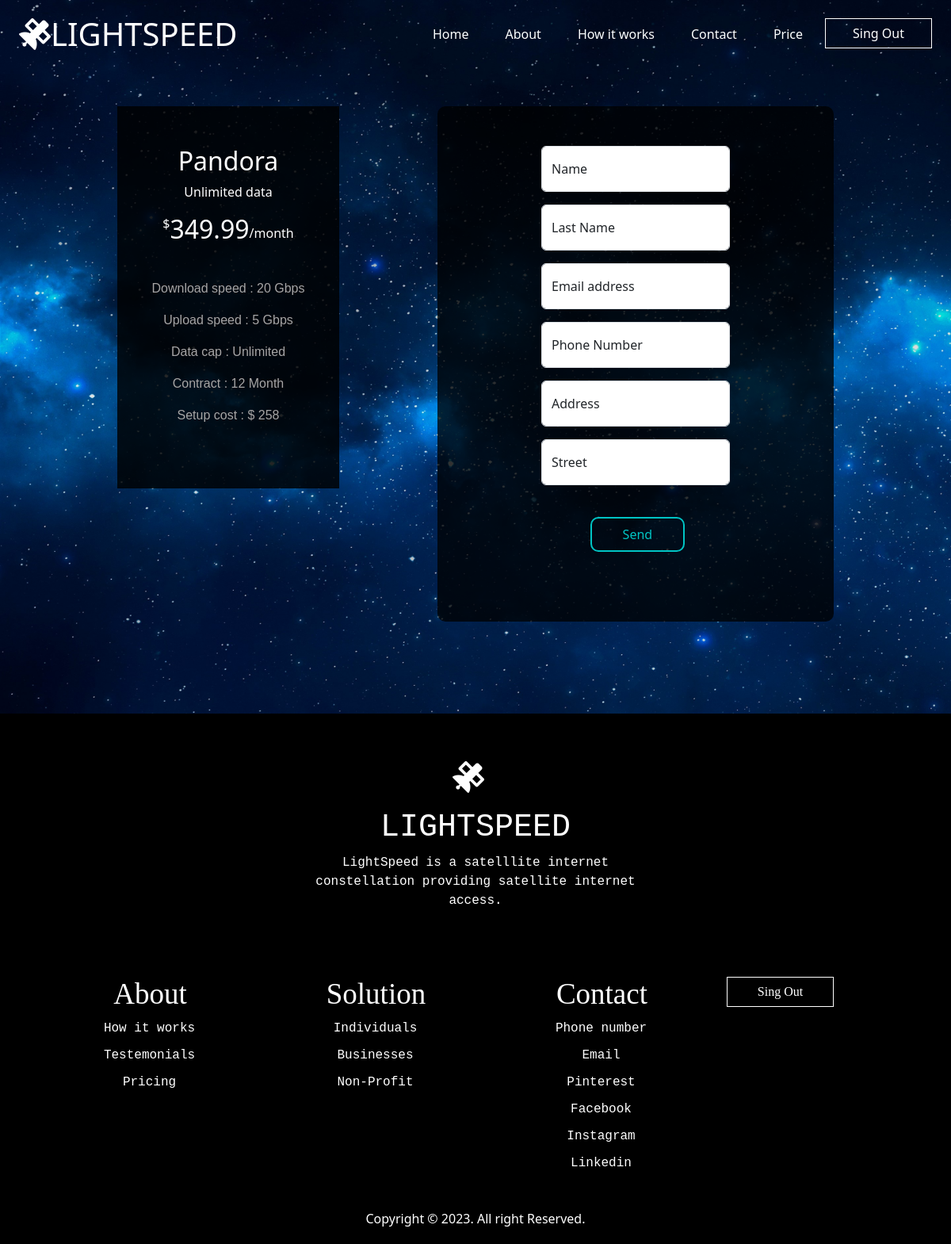
Screenshot of /product_business/Pandora/ (signed in) with the database file from the repository.
### internetApp/models.py (models this page shows, shortened)
class PriceBusiness(models.Model):
    internet1_id = models.AutoField(primary_key=True)
    internet1_title = models.CharField(max_length=60, null=True, blank=True)
    internet1_model = models.CharField(max_length=60, null=True, blank=True)
    internet1_price = models.DecimalField(max_digits=5, decimal_places=2, null=True, blank=True)  # 199.99
    download1_speed = models.CharField(max_length=60, null=True, blank=True)
    upload1_speed = models.CharField(max_length=60, null=True, blank=True)
    data1_cap = models.CharField(max_length=60, null=True, blank=True)
    contract1 = models.CharField(max_length=60, null=True, blank=True)
    setup1_cost = models.IntegerField(null=True, blank=True)
    slug = models.SlugField(default="", null=False)

### internetApp/views.py (the view, shortened to what this page needs)
# urls.py: path("product_business/<slug:slug>/", views.priceProductBusiness, name="productBusiness"),
@login_required(login_url='singup')
def priceProductBusiness(request, slug):
    detProduct_Business = PriceBusiness.objects.get(slug=slug)
    context = {'detProduct_Business':detProduct_Business}
    return render(request, 'price_category.html', context)

### internetApp/templates/price_category.html (shortened to what this page needs)
{% extends 'main.html' %}
{% load static %}
{% block content %}
<div class="container-fluid" id="cont11">
      {% include 'navbar.html' %}
    <div class="container-fluid">
        <div class="order mt-5">
            <div class="kol1">
                <h2>{{detProduct_Business.internet1_title}}</h2>
                <p>{{detProduct_Business.internet1_model}}</p>
                <div class="price1">
                    <p>$</p><h2>{{detProduct_Business.internet1_price}}</h2><p class="month">/month</p>
                </div>
                <div class="text-price">
                    <p>Download speed : {{detProduct_Business.download1_speed}}</p>
                    <p>Upload speed : {{detProduct_Business.upload1_speed}}</p>
                    <p>Data cap : {{detProduct_Business.data1_cap}}</p>
                    <p>Contract : {{detProduct_Business.contract1}}</p>
                    <p>Setup cost : $ {{detProduct_Business.setup1_cost}}</p>
                </div>
            </div>
            <div class="order1">
                <form method="POST">
                    <div class="row justify-content-evenly">
                        <div class="col-12 col-lg-6 col-md-3">
                            <div class="form-floating mb-3">
                              <input type="text" name="res_emri" class="form-control " id="floatingInput" placeholder="Name">
                              <label for="floatingInput">Name</label>
                            </div>
                        </div>
                    </div>
                    <div class="row justify-content-evenly">
                        <div class="col-12 col-lg-6 col-md-3">
                            <div class="form-floating mb-3">
                              <input type="text" name="res_mbiemri" class="form-control " id="floatingInput" placeholder="LastName">
                              <label for="floatingInput">Last Name</label>
                            </div>
                        </div>
                    </div>
                    <div class="row justify-content-evenly">
                        <div class="col-12 col-lg-6 col-md-3">
                            <div class="form-floating mb-3">
                              <input type="email" name="res_email" class="form-control " id="floatingInput" placeholder="name@example.com">
                              <label for="floatingInput">Email address</label>
                            </div>
                        </div>
                    </div>
                    <div class="row justify-content-evenly">
                        <div class="col-12 col-lg-6 col-md-3">
                            <div class="form-floating mb-3">
                              <input type="number" name="res_number" class="form-control " id="floatingInput" placeholder="Phonenumber">
                              <label for="floatingInput">Phone Number</label>
                            </div>
                        </div>
                    </div>
                    <div class="row justify-content-evenly">
                        <div class="col-12 col-lg-6 col-md-3">
                            <div class="form-floating mb-3">
                              <input type="text" name="res_address" class="form-control " id="floatingInput" placeholder="Address">
                              <label for="floatingInput">Address</label>
                            </div>
                        </div>
                    </div>
                    <div class="row justify-content-evenly">
                        <div class="col-12 col-lg-6 col-md-3">
                            <div class="form-floating mb-3">
                              <input type="text" name="res_street" class="form-control " id="floatingInput" placeholder="Street">
                              <label for="floatingInput">Street</label>
                            </div>
                        </div>
                    </div>
                    <div class="row justify-content-evenly">
                        <div class="col-12 col-lg-6 col-md-3">
                            <button type="submit" name="btnreserv" class="btnreserv mt-4">Send</button>
                        </div>
                    </div>
                </form>
            </div>
        </div>
    </div>
</div>
{% endblock %}

### internetApp/static/css/style.css (style rules this page uses)
* { margin: 0; padding: 0; }
#cont11 { background-image: url(../image/bgfoto3.jpg); position: relative; background-size: cover; height: 900px; }
.kol1 { background-color: #000000d2; width: 280px; height: 482px; text-align: center; color: white; padding-top: 50px; }
.price1 { display: flex; justify-content: center; color: white; }
.month { margin-top: 12px; }
.text-price { padding-top: 30px; font-family: sans-serif; color: #a7a5a5; }
input { width: 100%; height: 50px; border-radius: 10px; }
.order { display: flex; justify-content: space-evenly; }
.order1 { width: 500px; height: 650px; background: #000000c4; padding-top: 50px; border-radius: 10px; }
.btnreserv { width: 50%; height: 85%; border-radius: 10px; background: transparent; border: 2px solid #00c4c4; color: #00c4c4; position: relative; left: 26%; }

### rows the page displays
PriceBusiness: internet1_title "Pandora", internet1_model "Unlimited data", internet1_price "349.99", download1_speed "20 Gbps", upload1_speed "5 Gbps", data1_cap "Unlimited", contract1 "12 Month", setup1_cost "258"
